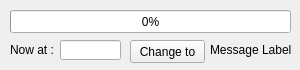
<?xml version="1.0" encoding="UTF-8"?>
<ui version="4.0">
 <class>ProgressBarWidget</class>
 <widget class="QWidget" name="ProgressBarWidget">
  <property name="geometry">
   <rect>
    <x>0</x>
    <y>0</y>
    <width>300</width>
    <height>70</height>
   </rect>
  </property>
  <property name="windowTitle">
   <string>Form</string>
  </property>
  <widget class="QProgressBar" name="progressBar">
   <property name="geometry">
    <rect>
     <x>10</x>
     <y>10</y>
     <width>281</width>
     <height>23</height>
    </rect>
   </property>
   <property name="value">
    <number>0</number>
   </property>
   <property name="orientation">
    <enum>Qt::Horizontal</enum>
   </property>
   <property name="textDirection">
    <enum>QProgressBar::TopToBottom</enum>
   </property>
   <property name="format">
    <string>%p%</string>
   </property>
  </widget>
  <widget class="QLabel" name="label_Msg">
   <property name="geometry">
    <rect>
     <x>210</x>
     <y>40</y>
     <width>81</width>
     <height>20</height>
    </rect>
   </property>
   <property name="text">
    <string>Message Label</string>
   </property>
  </widget>
  <widget class="QLabel" name="label_CurrentIndex">
   <property name="geometry">
    <rect>
     <x>10</x>
     <y>40</y>
     <width>51</width>
     <height>20</height>
    </rect>
   </property>
   <property name="text">
    <string>Now at :</string>
   </property>
  </widget>
  <widget class="QLineEdit" name="lineEdit_CurrentIndex">
   <property name="geometry">
    <rect>
     <x>60</x>
     <y>40</y>
     <width>61</width>
     <height>20</height>
    </rect>
   </property>
  </widget>
  <widget class="QPushButton" name="Btn_ChangeTo">
   <property name="geometry">
    <rect>
     <x>130</x>
     <y>40</y>
     <width>75</width>
     <height>23</height>
    </rect>
   </property>
   <property name="text">
    <string>Change to</string>
   </property>
  </widget>
 </widget>
 <resources/>
 <connections/>
</ui>
